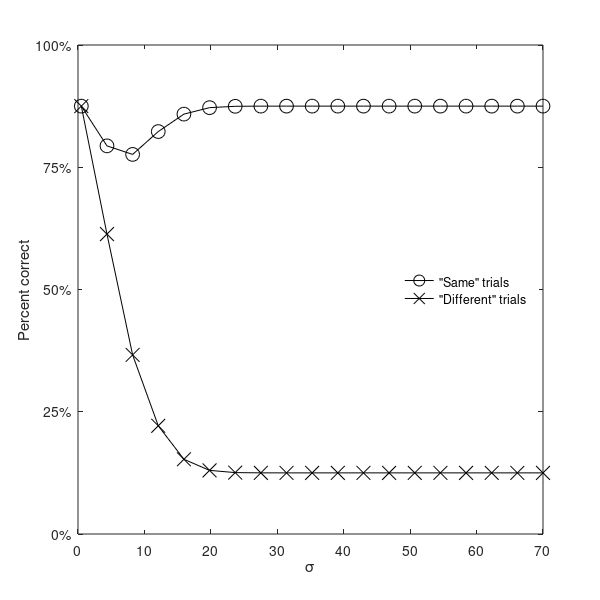

Recreate this plot in MATLAB.
% function blur_simulation_fig_5C
% 
% Generates Figure 5C from "Optimal inference of sameness" by Van den Berg, 
% Vogel, Josic, and Ma, PNAS 2012.

% Written by RvdB, Feb 2012

function blur_simulation_fig_5C

% init
sigma_s = 5;     % width of the distribution from which the "different" stimuli are drawn
sigma_int_vec = linspace(.5,70,19); % "blur" values (higher blur corresponds to lower sigma_int)
N = 8;           % set size
nTrials = 1000;  % number of trials to simulate per sigma_int value
psame = .6;      % prior for "same" displays
g = .25;         % guessing rate (i.e., proportion of trials on which subject makes random guess)

% simulate
for ii=1:length(sigma_int_vec)

    % compute decision criterion
    sigma_int = sigma_int_vec(ii);
    d = (sigma_int^2/N) * (1+sigma_int^2/sigma_s^2) * ((N-1)*log(1+sigma_s^2/sigma_int^2)+2*log(psame/(1-psame)));    
    
    % draw stimulus values 
    s_same = zeros(2,N);
    s_diff = normrnd(0,sigma_s,nTrials,N);

    % compute p(resp = "diff") for "same" and "diff" trials
    delta_vec_diff = sum(((s_diff-repmat(mean(s_diff,2),1,N)).^2 / sigma_int^2),2)';
    perf_diff(ii) = mean(1-ncx2cdf(N.*d/sigma_int^2,N-1,delta_vec_diff'));
    ncx2cdf(N.*d/sigma_int^2,N-1,delta_vec_diff');
    delta_vec_same = sum(((s_same-repmat(mean(s_same,2),1,N)).^2 / sigma_int^2),2)';
    perf_same(ii) = mean(ncx2cdf(N.*d/sigma_int^2,N-1,delta_vec_same'));       
    
end

% compute performance on same and on different trials
perf_same = (1-g)*perf_same + g/2;
perf_diff = (1-g)*perf_diff + g/2;

% plot result
figure;
set(gcf,'Position',get(gcf,'Position').*[.1 .1 .75 1]);
set(gcf,'PaperPosition',get(gcf,'PaperPosition').*[.1 .1 .75 1]);
hold on;
plot(sigma_int_vec,100*perf_same,'ko-','MarkerSize',10);
plot(sigma_int_vec,100*perf_diff,'kx-','MarkerSize',10);
ylabel('Percent correct');
xlabel('\sigma');
set(gca,'YTick',0:25:100,'YTickLabel',{'0%','25%','50%','75%','100%'});
l=legend({'"Same" trials','"Different" trials'},'Location','East');
set(l,'box','off');
ylim([0 100])
box on;